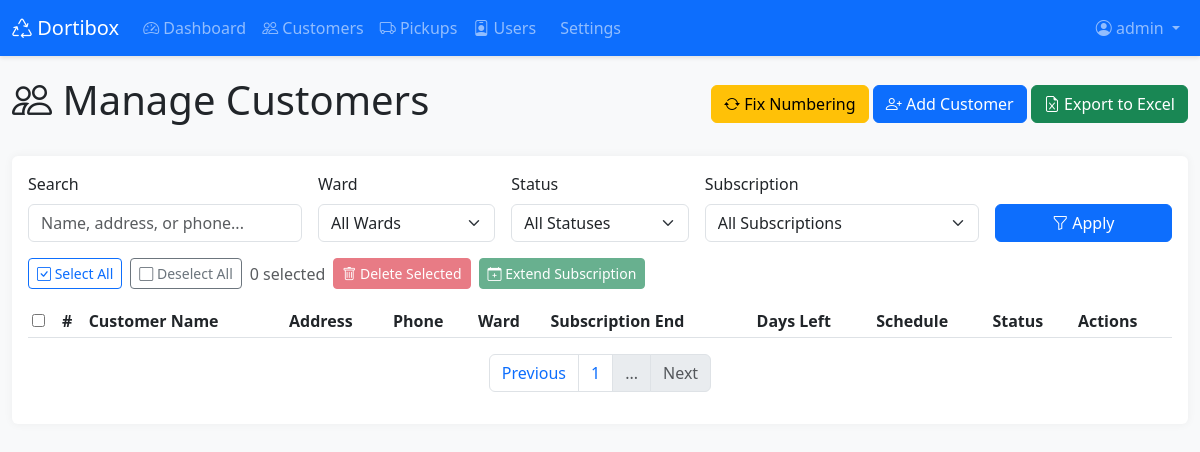
Before: /admin/customers?page=13&search=&ward=&status=&subscription= (signed in) with the older database file.
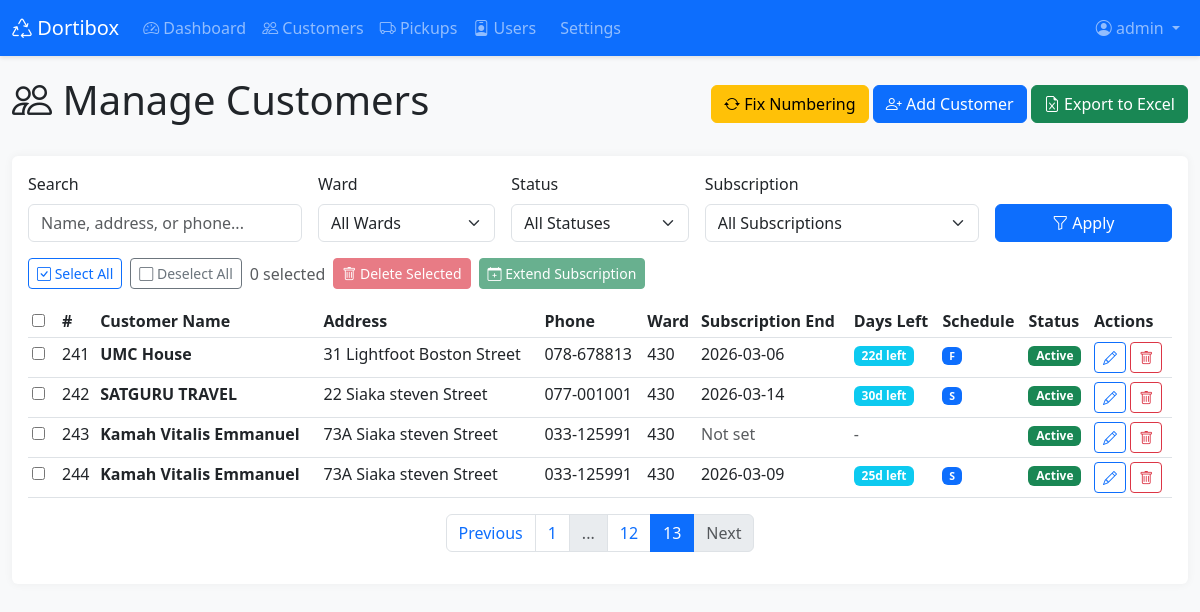
After: the same page with the newer database file.
### app.py (models this page shows, shortened)
class Customer(db.Model):
    id = db.Column(db.Integer, primary_key=True)
    customer_number = db.Column(db.Integer)
    customer_name = db.Column(db.String(200), nullable=False)
    address = db.Column(db.String(300))
    phone_number = db.Column(db.String(50))
    type = db.Column(db.String(100))
    ward = db.Column(db.String(100))
    bin_size = db.Column(db.String(50))  # Now stores multiple sizes like "300L, 50L"
    bin_qty = db.Column(db.Integer)
    frequency = db.Column(db.String(50))
    time = db.Column(db.String(50))
    monday = db.Column(db.Integer, default=0)
    tuesday = db.Column(db.Integer, default=0)
    wednesday = db.Column(db.Integer, default=0)
    thursday = db.Column(db.Integer, default=0)
    friday = db.Column(db.Integer, default=0)
    saturday = db.Column(db.Integer, default=0)
    sales_rep = db.Column(db.String(100))
    payment_type = db.Column(db.String(100))
    subscription_start = db.Column(db.Date)
    subscription_end = db.Column(db.Date)
    active = db.Column(db.String(10))
    target_month_start = db.Column(db.Date)
    target_month_end = db.Column(db.Date)
    month_acquired = db.Column(db.String(50))
    amount_paid = db.Column(db.Float)
    pickups = db.relationship('Pickup', backref='customer', lazy=True, cascade='all, delete-orphan')
    def subscription_status(self):
        if not self.subscription_end:
            return 'no_date'
        today = date.today()
        days_until_end = (self.subscription_end - today).days
        if days_until_end < 0:
            return 'expired'
        elif days_until_end <= 7:
            return 'expiring_week'
        elif days_until_end <= 30:
            return 'expiring_month'
        else:
            return 'active'

### app.py (the view, shortened to what this page needs)
@app.route('/admin/customers')
@admin_required
def admin_customers():
    page = request.args.get('page', 1, type=int)
    search = request.args.get('search', '')
    ward_filter = request.args.get('ward', '')
    status_filter = request.args.get('status', '')
    subscription_filter = request.args.get('subscription', '')
    query = Customer.query
    if search:
        query = query.filter(
            (Customer.customer_name.contains(search)) |
            (Customer.address.contains(search)) |
            (Customer.phone_number.contains(search))
        )
    if ward_filter:
        query = query.filter(Customer.ward == ward_filter)
    if status_filter == 'active':
        query = query.filter((Customer.active == 'Yes') | (Customer.active == 'yes'))
    elif status_filter == 'inactive':
        query = query.filter(Customer.active == 'No')
    today = date.today()
    if subscription_filter == 'expired':
        query = query.filter(
            Customer.subscription_end.isnot(None),
            Customer.subscription_end < today
        )
    elif subscription_filter == 'no_date':
        query = query.filter(Customer.subscription_end.is_(None))
    customers = query.order_by(Customer.customer_number).paginate(
        page=page, per_page=20, error_out=False
    )
    wards = db.session.query(Customer.ward).filter(Customer.ward.isnot(None)).distinct().order_by(Customer.ward).all()
    wards = [w[0] for w in wards if w[0]]
    return render_template('admin_customers.html',
                         customers=customers,
                         search=search,
                         ward_filter=ward_filter,
                         status_filter=status_filter,
                         subscription_filter=subscription_filter,
                         wards=wards,
                         today=today)

### app.py (called while the page is built)
@app.context_processor
def inject_now():
    return {
        'now': datetime.now,
        'abs': abs  # Add abs function
    }

def admin_required(f):
    @wraps(f)
    def decorated_function(*args, **kwargs):
        if 'user_id' not in session:
            flash('Please log in to access this page.', 'warning')
            return redirect(url_for('login'))
        user = User.query.get(session['user_id'])
        if user.role != 'admin':
            flash('You do not have permission to access this page.', 'danger')
            return redirect(url_for('dashboard'))
        return f(*args, **kwargs)
    return decorated_function

### templates/admin_customers.html (shortened to what the changed rows need)
{% extends "base.html" %}
{% block content %}
<div class="container-fluid">
    <div class="d-flex justify-content-between align-items-center mb-4">
        <h1><i class="bi bi-people"></i> Manage Customers</h1>
    </div>
    <div class="card">
        <div class="card-body">
            <form id="bulkActionForm" method="POST">
                <div class="table-responsive">
                    <table class="table table-hover table-sm">
                        <thead>
                            <tr>
                                <th style="width: 30px;">
                                    <input type="checkbox" id="selectAllCheckbox" onchange="toggleSelectAll()">
                                </th>
                                <th>#</th>
                                <th>Customer Name</th>
                                <th>Address</th>
                                <th>Phone</th>
                                <th>Ward</th>
                                <th>Subscription End</th>
                                <th>Days Left</th>
                                <th>Schedule</th>
                                <th>Status</th>
                                <th>Actions</th>
                            </tr>
                        </thead>
                        <tbody>
                            {% for customer in customers.items %}
                            {% set sub_status = customer.subscription_status() %}
                            <tr class="{% if sub_status == 'expired' %}subscription-expired{% elif sub_status == 'expiring_week' %}subscription-expiring-week{% elif sub_status == 'expiring_month' %}subscription-expiring-month{% endif %}">
                                <td>
                                    <input type="checkbox" class="customer-checkbox"
                                           name="customer_ids[]"
                                           value="{{ customer.id }}"
                                           onchange="updateSelectedCount()">
                                </td>
                                <td>{{ customer.customer_number or '-' }}</td>
                                <td><strong>{{ customer.customer_name }}</strong></td>
                                <td>{{ customer.address or '-' }}</td>
                                <td>{{ customer.phone_number or '-' }}</td>
                                <td>{{ customer.ward or '-' }}</td>
                                <td>
                                    {% if customer.subscription_end %}
                                        {{ customer.subscription_end.strftime('%Y-%m-%d') }}
                                    {% else %}
                                        <span class="text-muted">Not set</span>
                                    {% endif %}
                                </td>
                                <td>
                                    {% if customer.subscription_end %}
                                        {% set days_left = (customer.subscription_end - today).days %}
                                        {% if days_left < 0 %}
                                            <span class="badge bg-danger">Expired {{ abs(days_left) }}d ago</span>
                                        {% elif days_left == 0 %}
                                            <span class="badge bg-danger">Expires Today</span>
                                        {% elif days_left <= 7 %}
                                            <span class="badge bg-warning text-dark">{{ days_left }}d left</span>
                                        {% elif days_left <= 30 %}
                                            <span class="badge bg-info">{{ days_left }}d left</span>
                                        {% else %}
                                            <span class="badge bg-success">{{ days_left }}d left</span>
                                        {% endif %}
                                    {% else %}
                                        <span class="text-muted">-</span>
                                    {% endif %}
                                </td>
                                <td>
                                    <small>
                                        {% if customer.friday %}<span class="badge bg-primary">F</span>{% endif %}
                                        {% if customer.saturday %}<span class="badge bg-primary">S</span>{% endif %}
                                    </small>
                                </td>
                                <td>
                                    {% if customer.active in ['Yes', 'yes'] %}
                                    <span class="badge bg-success">Active</span>
                                    {% else %}
                                    <span class="badge bg-danger">Inactive</span>
                                    {% endif %}
                                </td>
                                <td class="table-actions">
                                    <a href="{{ url_for('edit_customer', id=customer.id) }}"
                                       class="btn btn-sm btn-outline-primary" title="Edit">
                                        <i class="bi bi-pencil"></i>
                                    </a>
                                    <button type="button" class="btn btn-sm btn-outline-danger"
                                            onclick="deleteSingle({{ customer.id }})" title="Delete">
                                        <i class="bi bi-trash"></i>
                                    </button>
                                </td>
                            </tr>
                            {% endfor %}
                        </tbody>
                    </table>
                </div>
            </form>
            {% if customers.pages > 1 %}
            <nav>
                <ul class="pagination justify-content-center">
                    {% for page_num in customers.iter_pages(left_edge=1, right_edge=1, left_current=1, right_current=2) %}
                        {% if page_num %}
                            <li class="page-item {% if page_num == customers.page %}active{% endif %}">
                                <a class="page-link" href="{{ url_for('admin_customers', page=page_num, search=search, ward=ward_filter, status=status_filter, subscription=subscription_filter) }}">
                                    {{ page_num }}
                                </a>
                            </li>
                        {% else %}
                            <li class="page-item disabled"><span class="page-link">...</span></li>
                        {% endif %}
                    {% endfor %}
                </ul>
            </nav>
            {% endif %}
        </div>
    </div>
</div>
{% endblock %}

Changed rows visible on the page:
added Customer: customer_number "241", customer_name "UMC House", address "31 Lightfoot Boston Street", phone_number "078-678813", ward "430", subscription_end "2026-03-06", friday "F", active "Active"
added Customer: customer_number "242", customer_name "SATGURU TRAVEL", address "22 Siaka steven Street", phone_number "077-001001", ward "430", subscription_end "2026-03-14", saturday "S", active "Active"
added Customer: customer_number "243", customer_name "Kamah Vitalis Emmanuel", address "73A Siaka steven Street", phone_number "033-125991", ward "430", shows "Not set", active "Active"
added Customer: customer_number "244", customer_name "Kamah Vitalis Emmanuel", address "73A Siaka steven Street", phone_number "033-125991", ward "430", subscription_end "2026-03-09", saturday "S", active "Active"
Other visible differences:
new list line: "12"
new list line: "13"
